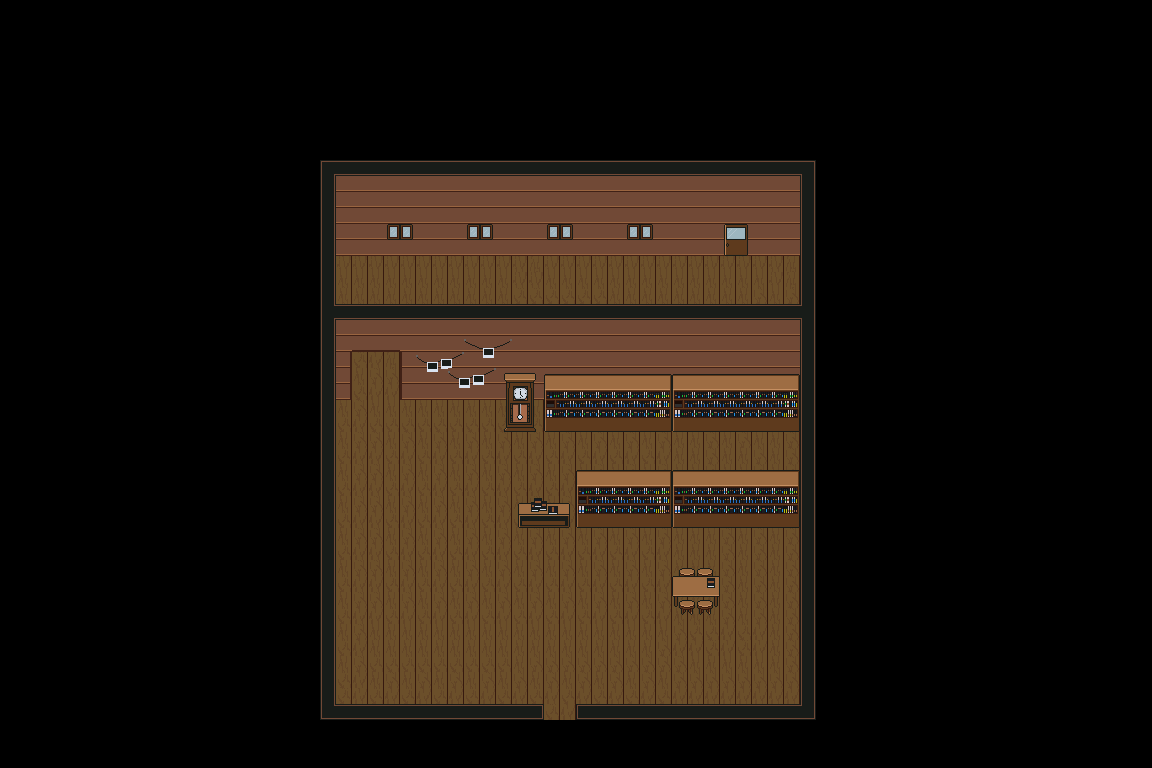

The image is a tile-based game level rendered from a .tmx file. Its description and source (layers, tilesets, objects; grid data summarised) follow:
An orthogonal 72x48 tile map with 16x16 px tiles, 7 tile layers (Tile Layer 6, Tile Layer 1, tembok fix, polaroid, ...), 2 tilesets and 7 objects.

<map version="1.5" tiledversion="1.7.2" orientation="orthogonal" renderorder="right-down" width="72" height="48" tilewidth="16" tileheight="16" infinite="0" nextlayerid="12" nextobjectid="9">
 <tileset firstgid="1" source="aset basecamp.tsx" />
 <tileset firstgid="289" source="aset lorong.tsx" />
 <layer id="9" name="Tile Layer 6" width="72" height="48">
  <data>[3456 cells, 335 non-empty, 15 distinct tile ids]</data>
 </layer>
 <layer id="1" name="Tile Layer 1" width="72" height="48">
  <data>[3456 cells, 634 non-empty, 12 distinct tile ids]</data>
 </layer>
 <layer id="11" name="tembok fix" width="72" height="48">
  <data>[3456 cells, 165 non-empty, 8 distinct tile ids]</data>
 </layer>
 <layer id="8" name="polaroid" width="72" height="48">
  <data>[3456 cells, 17 non-empty, 12 distinct tile ids]</data>
 </layer>
 <layer id="4" name="Tile Layer 3" width="72" height="48">
  <data>[3456 cells, 44 non-empty, 32 distinct tile ids]</data>
 </layer>
 <layer id="3" name="rak buku" width="72" height="48">
  <data>[3456 cells, 130 non-empty, 22 distinct tile ids]</data>
 </layer>
 <layer id="5" name="Tile Layer 4" width="72" height="48">
  <data>[3456 cells, 1 non-empty, 1 distinct tile ids]</data>
 </layer>
 <objectgroup id="10" name="b">
  <object id="2" x="800" y="256">
   <polygon points="0,0 -464,0 -464,-80 0,-80" />
  </object>
  <object id="3" x="505.273" y="372.909">
   <polygon points="-1.81818,0.727273 29.4545,0 30.7273,1.45455 31.0909,7.27273 30,9.36364 29.6641,53.9487 31.6957,55.4189 31.2411,59.7431 -1.88143,59.5969 -2.12648,56.0158 -0.727273,54.2727 -0.727272,9.45455 -1.63636,6.72727" />
  </object>
  <object id="4" x="544.182" y="373.818">
   <polygon points="0,0 255.091,0 255.818,58.1818 -0.181818,58.1818" />
  </object>
  <object id="5" x="576" y="528">
   <polygon points="0,0 224,0 224,-48 0,-48 0,0" />
  </object>
  <object id="6" x="518" y="527.75">
   <polygon points="0,0 51.75,0.125 51.75,-24.875 1,-24.875 -0.125,-23.75" />
  </object>
  <object id="7" x="672.625" y="575.75">
   <polygon points="0,0 5.875,0.125 6,-6.25 8.875,-8 19.75,-8 21.5,-6.5 25.625,-6.625 27.125,-8.375 37.625,-8 40.375,-5.875 40.625,-0.125 47.375,0.25 47.375,32.25 40.375,32.25 38.75,33.5 38.625,38.25 37,39.375 8.875,39.375 7.125,37.625 7,33 -0.625,32.25 -0.875,1.125" />
  </object>
  <object id="8" x="320" y="720">
   <polygon points="0,0 224,0 224,-16 16,-16 16,-320 32,-320 32,-416 16,-416 16,-544 480,-544 480,-416 80,-416 80,-320 480,-320 480,-16 256,-16 256,0 496,0 496,-560 0,-560" />
  </object>
 </objectgroup>
</map>
